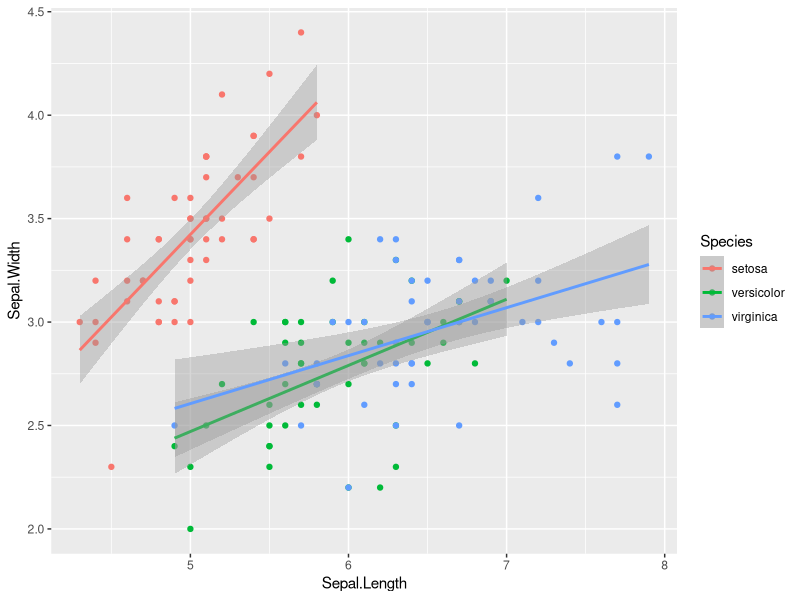
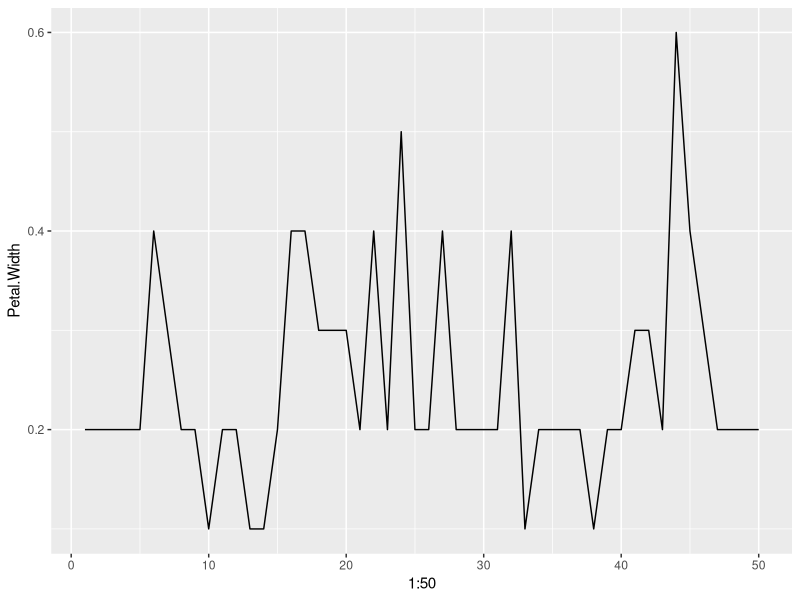
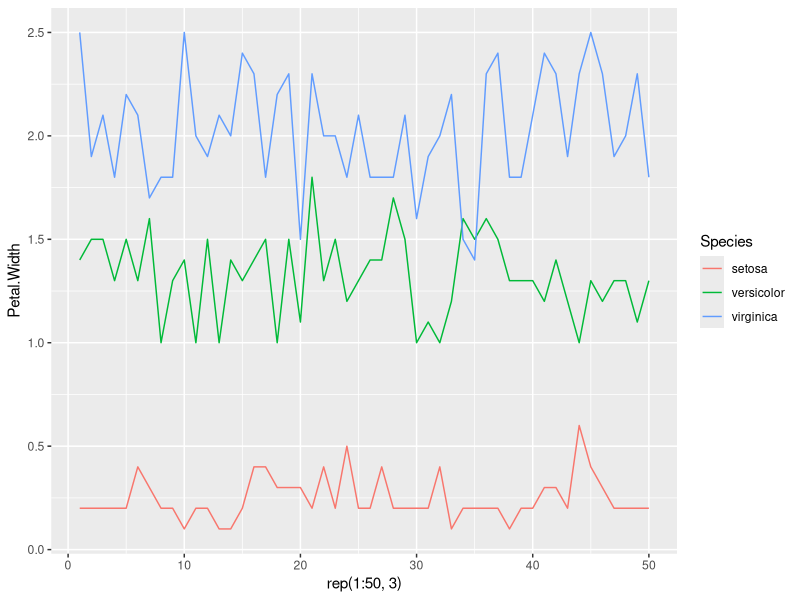
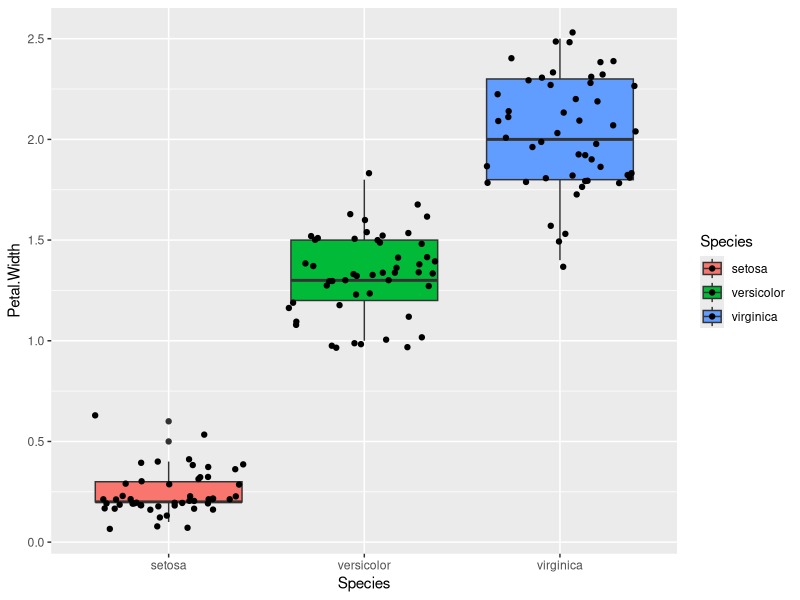

R code for these plots, in order:
library(ggplot2)

data(iris)
head(iris)

# ejemplo 1 puntos y lineas

ggplot(data=iris,
       mapping=aes(x=Sepal.Length,
                   y=Sepal.Width,
                   color=Species)) +
  geom_point() +
  geom_smooth(method="lm")

# ejemplo 2: varias lineas
ggplot(data=iris[iris$Species == 'setosa',],
       mapping=aes(x=1:50,
                   y=Petal.Width)) +
  geom_line()

ggplot(data=iris,
       mapping=aes(x=rep(1:50,3),
                   y=Petal.Width,
                   color=Species)) +
  geom_line()

# boxplot con puntos

ggplot(data=iris,
       mapping=aes(x= Species,
                   y= Petal.Width,
                   fill=Species)) +
  geom_boxplot() + 
  geom_jitter()

